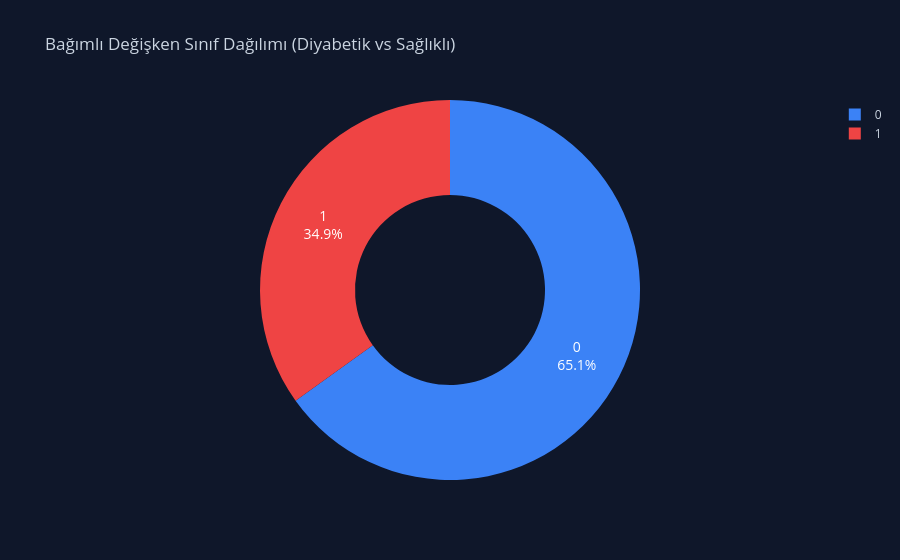
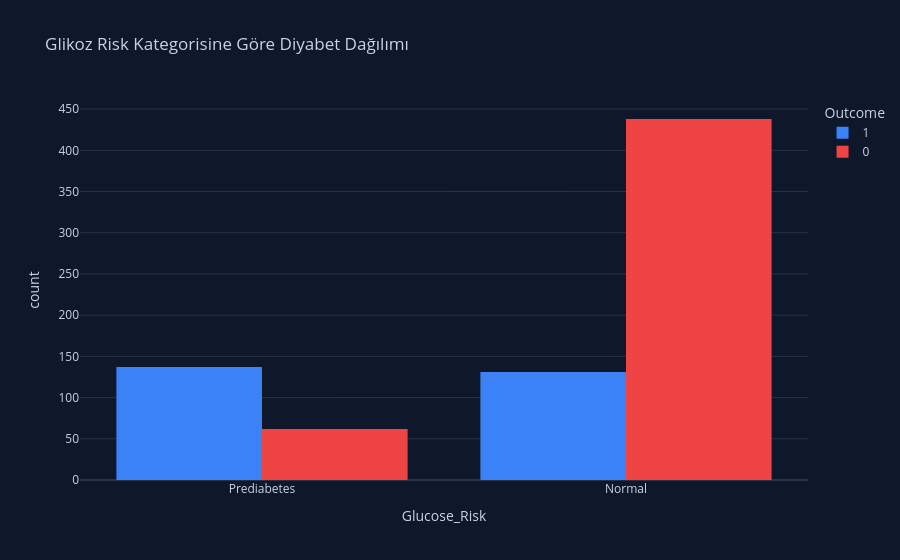

Notebook code cell kept with these figures, in order:
### Markdown cell above
<div style="background-color: #0F172A; padding: 30px; border-radius: 12px; box-shadow: 0 10px 15px -3px rgba(0, 0, 0, 0.5); margin-top: 20px;">    
    <div style="background-color: #1E293B; padding: 20px; border-left: 5px solid #10B981; border-radius: 6px;">
        <h2 style="color: #D1FAE5; font-family: 'Segoe UI', sans-serif; margin-top: 0;">
            Bölüm 2: Kullanılan Veri Seti ve Ön İşleme Mimarisi <br>
            <span style="font-size: 16px; color: #6EE7B7;">(CRISP-DM Faz 2 & 3: Data Understanding & Data Preparation)</span>
        </h2>        
        <h4 style="color: #34D399; margin-bottom: 5px;">📊 Veri Kaynağı ve Yapısal Analiz</h4>
        <p style="color: #CBD5E1; font-size: 15px; line-height: 1.6; font-family: 'Arial', sans-serif;">
            Bu projede, sağlık veri madenciliğinde bir referans (benchmark) olan <b>Pima Indians Diabetes Database</b> kullanılmıştır. Veri seti 768 hastaya (gözlem) ait 8 klinik/demografik bağımsız değişken (Pregnancies, Glucose, BloodPressure, SkinThickness, Insulin, BMI, DiabetesPedigreeFunction, Age) ve 1 hedef değişken (Outcome) içermektedir. Hedef değişken, hastanın diyabetik (1) veya sağlıklı (0) olduğunu gösterir.
        </p>
        <h4 style="color: #34D399; margin-bottom: 5px; margin-top: 20px;">⚠️ Mantıksal Tutarsızlıklar ve "Sıfır" Problemi</h4>
        <p style="color: #CBD5E1; font-size: 15px; line-height: 1.6; font-family: 'Arial', sans-serif;">
            Ham veri incelendiğinde <code>Glucose, BloodPressure, SkinThickness, Insulin, BMI</code> kolonlarında "0" (sıfır) değerleri olduğu tespit edilmiştir. İnsan biyolojisi gereği kan basıncı, vücut kitle indeksi veya kan şekerinin sıfır olması ölümcül/imkansız bir durumdur. Bu değerler gerçek birer sıfır değil, sisteme girilmeyen (Missing/NaN) değerlerdir. Modellerin "yanlış öğrenmesini (bias)" engellemek için bu değerler <b>NaN</b> olarak işaretlenmiş ve aykırı değerlerden (outliers) daha az etkilenmesi sebebiyle medyan (ortanca) yöntemi ile doldurulmuştur (Imputation).
        </p>
        <h4 style="color: #34D399; margin-bottom: 5px; margin-top: 20px;">🛠️ Öznitelik Mühendisliği (Feature Engineering)</h4>
        <p style="color: #CBD5E1; font-size: 15px; line-height: 1.6; font-family: 'Arial', sans-serif;">
            Makine öğrenmesi algoritmaları doğrusal olmayan (non-linear) yapıları öğrenmede zorlanabilir. Bu nedenle klinik eşik değerleri (threshold) baz alınarak yeni özellikler türetilmiştir:
            <ul style="color: #CBD5E1; font-size: 15px; line-height: 1.6;">
                <li><b>BMI_Category:</b> Dünya Sağlık Örgütü (WHO) standartlarına göre; Zayıf, Normal, Kilolu ve Obez segmentasyonu.</li>
                <li><b>Glucose_Risk:</b> Şeker düzeyine göre; Normal, Pre-diyabetik ve Diyabetik kategorizasyonu.</li>
                <li><b>Age_Group:</b> Yaşın metabolizma üzerindeki etkisini modellemek için; Genç Yetişkin, Orta Yaşlı ve İleri Yaş gruplandırması.</li>
            </ul>
            Kategorik özellikler daha sonra <i>One-Hot Encoding</i> ile algoritmaların anlayacağı sayısal formata dönüştürülmüştür. İşlenen nihai veri, klasör hiyerarşimize uygun olarak <code>data/processed</code> dizinine kaydedilmiştir.
        </p>
    </div>
</div>

### Code cell
import pandas as pd
import numpy as np
import plotly.express as px
import plotly.graph_objects as go
import plotly.io as pio
import os

# Plotly için Koyu Temayı (Dark Mode) varsayılan yapıyoruz
pio.templates.default = "plotly_dark"

# 1. Ham Veriyi Yükleme
df = pd.read_csv('data/raw/diabetes.csv')

print("🛠️ Veri Ön İşleme (Data Preprocessing) Başlıyor...\n")

# --- GÖRSELLEŞTİRME 1: Hedef Değişken (Sınıf Dengesi) ---
fig1 = px.pie(df, names='Outcome', title="Bağımlı Değişken Sınıf Dağılımı (Diyabetik vs Sağlıklı)",
              color_discrete_sequence=['#3B82F6', '#EF4444'], hole=0.5)
fig1.update_traces(textinfo='percent+label', textfont_size=14)
fig1.update_layout(paper_bgcolor='#0F172A', plot_bgcolor='#0F172A', font_color='#CBD5E1')
fig1.show()
# Grafiği figures klasörüne kaydet
fig1.write_html("figures/class_distribution.html")

# 2. Mantıksal Tutarsızlıkları Çözme (0'ları NaN yapıp Medyan ile doldurma)
cols_missing = ['Glucose', 'BloodPressure', 'SkinThickness', 'Insulin', 'BMI']

print("🔍 Biyolojik olarak imkansız '0' değerleri tespit ediliyor:")
for col in cols_missing:
    zero_count = (df[col] == 0).sum()
    print(f"   - {col}: {zero_count} adet '0' değeri bulundu.")

# 0'ları NaN yap
df[cols_missing] = df[cols_missing].replace(0, np.nan)

# Eksik verileri, sınıfların (Outcome 0 ve 1) kendi içindeki medyanlarına göre doldurmak daha tıbbi bir yaklaşımdır.
for col in cols_missing:
    df[col] = df.groupby('Outcome')[col].transform(lambda x: x.fillna(x.median()))

print("\n✅ Tüm '0' değerleri sınıfların kendi medyan (ortanca) değerleri ile dolduruldu.")

# 3. Öznitelik Mühendisliği (Feature Engineering)
# a. Glikoz Risk Kategorisi
df['Glucose_Risk'] = pd.cut(df['Glucose'], bins=[0, 139, 199, 500], labels=['Normal', 'Prediabetes', 'Diabetes'])

# b. BMI (Vücut Kitle İndeksi) Kategorisi
df['BMI_Category'] = pd.cut(df['BMI'], bins=[0, 18.5, 24.9, 29.9, 100], labels=['Underweight', 'Normal', 'Overweight', 'Obese'])

# c. Yaş Grubu Segmentasyonu
df['Age_Group'] = pd.cut(df['Age'], bins=[20, 35, 50, 100], labels=['Young_Adult', 'Middle_Aged', 'Senior'])

# --- GÖRSELLEŞTİRME 2: Glikoz Riski ve Diyabet İlişkisi ---
fig2 = px.histogram(df, x="Glucose_Risk", color="Outcome", barmode="group",
                    title="Glikoz Risk Kategorisine Göre Diyabet Dağılımı",
                    color_discrete_sequence=['#3B82F6', '#EF4444'])
fig2.update_layout(paper_bgcolor='#0F172A', plot_bgcolor='#0F172A', font_color='#CBD5E1')
fig2.show()
fig2.write_html("figures/glucose_risk_distribution.html")

# 4. Kategorik Değişkenleri Encode Etme (One-Hot Encoding)
# Makine öğrenmesi algoritmaları metin verisi (Normal, Obese vb.) anlayamaz.
df_processed = pd.get_dummies(df, columns=['Glucose_Risk', 'BMI_Category', 'Age_Group'], drop_first=True)

# Sütun isimlerindeki potansiyel boşlukları veya sorunlu karakterleri temizleyelim (XGBoost gibi algoritmalar kızabilir)
df_processed.columns = df_processed.columns.str.replace(' ', '_').str.replace('-', '_')

# 5. İşlenmiş Veriyi data/processed/ klasörüne kaydetme
processed_file_path = 'data/processed/diabetes_processed.csv'
df_processed.to_csv(processed_file_path, index=False)

print(f"\n✅ Veri Ön İşleme Tamamlandı! İşlenmiş ve yeni öznitelikler eklenmiş veri seti şu yola kaydedildi: '{processed_file_path}'")
print(f"📊 Yeni Veri Seti Boyutu: {df_processed.shape[0]} Gözlem, {df_processed.shape[1]} Değişken")
display(df_processed.head())

### Figure 1 — Plotly figure (JSON) as saved in the notebook; plotly's stock layout.template omitted (floating-point values rounded to 4 significant figures; data arrays with more than 128 entries replaced by an {"elided": "..."} marker saying what was removed)
{"data": [{"domain": {"x": [0, 1], "y": [0, 1]}, "hole": 0.5, "hovertemplate": "Outcome=%{label}<extra></extra>", "labels": {"elided": "768 int values"}, "legendgroup": "", "name": "", "showlegend": true, "textfont": {"size": 14}, "textinfo": "percent+label", "type": "pie"}], "layout": {"font": {"color": "#CBD5E1"}, "legend": {"tracegroupgap": 0}, "paper_bgcolor": "#0F172A", "piecolorway": ["#3B82F6", "#EF4444"], "plot_bgcolor": "#0F172A", "title": {"text": "Bağımlı Değişken Sınıf Dağılımı (Diyabetik vs Sağlıklı)"}}}

### Figure 2 — Plotly figure (JSON) as saved in the notebook; plotly's stock layout.template omitted (floating-point values rounded to 4 significant figures; data arrays with more than 128 entries replaced by an {"elided": "..."} marker saying what was removed)
{"data": [{"alignmentgroup": "True", "bingroup": "x", "hovertemplate": "Outcome=1<br>Glucose_Risk=%{x}<br>count=%{y}<extra></extra>", "legendgroup": "1", "marker": {"color": "#3B82F6", "pattern": {"shape": ""}}, "name": "1", "offsetgroup": "1", "orientation": "v", "showlegend": true, "type": "histogram", "x": {"elided": "268 str values"}, "xaxis": "x", "yaxis": "y"}, {"alignmentgroup": "True", "bingroup": "x", "hovertemplate": "Outcome=0<br>Glucose_Risk=%{x}<br>count=%{y}<extra></extra>", "legendgroup": "0", "marker": {"color": "#EF4444", "pattern": {"shape": ""}}, "name": "0", "offsetgroup": "0", "orientation": "v", "showlegend": true, "type": "histogram", "x": {"elided": "500 str values"}, "xaxis": "x", "yaxis": "y"}], "layout": {"barmode": "group", "font": {"color": "#CBD5E1"}, "legend": {"title": {"text": "Outcome"}, "tracegroupgap": 0}, "paper_bgcolor": "#0F172A", "plot_bgcolor": "#0F172A", "title": {"text": "Glikoz Risk Kategorisine Göre Diyabet Dağılımı"}, "xaxis": {"anchor": "y", "domain": [0, 1], "title": {"text": "Glucose_Risk"}}, "yaxis": {"anchor": "x", "domain": [0, 1], "title": {"text": "count"}}}}
